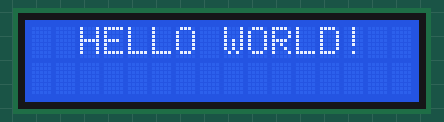
The sketch below on a simulated Arduino Uno, built with avr-gcc and run on an emulated ATmega328P. Parts: 16×2 character LCD.

Above: at 0.1 s.
At 1.6 s:
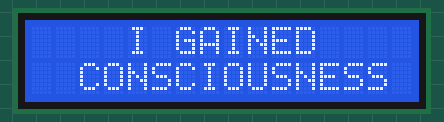

The sketch:

LCDScreenTest.ino
```cpp
#include <LiquidCrystal.h>

LiquidCrystal lcd(12, 11, 5, 4, 3, 2);

void setup()
{
  lcd.begin(16, 2); //16 pixels in a row and 2 pixels in a column
  lcd.clear();
  lcd.print("  HELLO WORLD!");
  delay(1500);
  lcd.clear();
  lcd.setCursor(0, 0);
  lcd.print("    I GAINED ");
  lcd.setCursor(0, 1);
  lcd.print("  CONSCIOUSNESS");
  delay(2000);
  lcd.clear();
}

void loop()
{
  lcd.setCursor(0, 1);
}
```

Measured:
- what the display in image 1 shows lasts 2.0 s, from 1.6 s to 3.6 s
